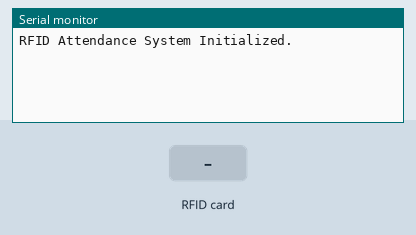
A sketch run on a simulated Arduino Uno, built with avr-gcc and run on an emulated ATmega328P. On the bench: the last lines printed to the serial monitor. The inputs (shaded band) are chosen by the test bench.

Above: at 1.2 s.
1.3 s: RFID card DE 4B 3A 91 held to the reader
At 2.5 s:
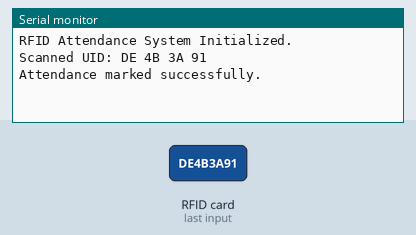
2.8 s: RFID card 74 B3 2F 11 held to the reader
At 3.6 s:
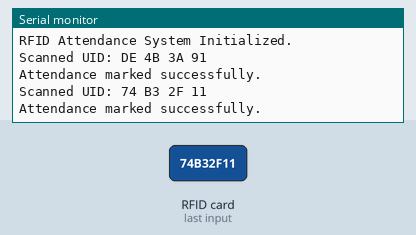
5.3 s: RFID card A2 9C 47 88 held to the reader
At 6.2 s:
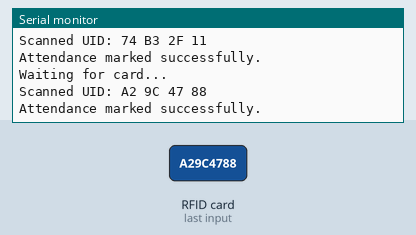
6.8 s: RFID card 5E 7A 19 C4 held to the reader
At 7.6 s:
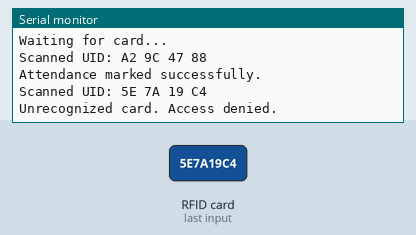

Measured:
- after the input at 1.3 s, the serial monitor: prints a new line at once (image 1)
- after the input at 2.8 s, the serial monitor: prints a new line at once (image 2)
- after the input at 5.3 s, the serial monitor: prints a new line at once (image 3)
- after the input at 6.8 s, the serial monitor: prints a new line at once (image 4)

The sketch:

main.ino
```cpp
#include <SPI.h>
#include <MFRC522.h>

#define SS_PIN 10
#define RST_PIN 9
MFRC522 rfid(SS_PIN, RST_PIN);

String validUIDs[] = {
  "DE 4B 3A 91",
  "74 B3 2F 11",
  "A2 9C 47 88",
  "3F 7D 1A C0",
  "19 FA 6E 22"
};

int totalUIDs = 5;
unsigned long lastMessageTime = 0;
unsigned long messageInterval = 3000;

void setup() {
  Serial.begin(9600);
  SPI.begin();
  rfid.PCD_Init();
  Serial.println("RFID Attendance System Initialized.");
}

void loop() {
  if (!rfid.PICC_IsNewCardPresent() || !rfid.PICC_ReadCardSerial()) {
    if (millis() - lastMessageTime > messageInterval) {
      Serial.println("Waiting for card...");
      lastMessageTime = millis();
    }
    return;
  }

  String scannedUID = "";
  for (byte i = 0; i < rfid.uid.size; i++) {
    scannedUID += String(rfid.uid.uidByte[i], HEX);
    if (i < rfid.uid.size - 1) scannedUID += " ";
  }
  scannedUID.toUpperCase();

  Serial.print("Scanned UID: ");
  Serial.println(scannedUID);

  bool isValid = false;
  for (int i = 0; i < totalUIDs; i++) {
    if (scannedUID == validUIDs[i]) {
      isValid = true;
      break;
    }
  }

  if (isValid) {
    Serial.println("Attendance marked successfully.");
  } else {
    Serial.println("Unrecognized card. Access denied.");
  }

  rfid.PICC_HaltA();
  rfid.PCD_StopCrypto1();
  delay(1000);
}
```
